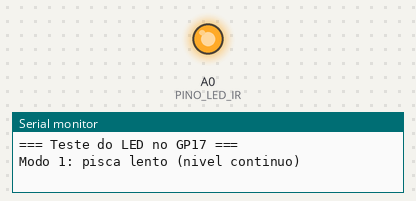
This sketch was run on a simulated ESP8266 (NodeMCU). On the bench: output pins drawn as LEDs (lit = HIGH), the last lines printed to the serial monitor.

Above: at 1.05 s.
At 4.25 s:
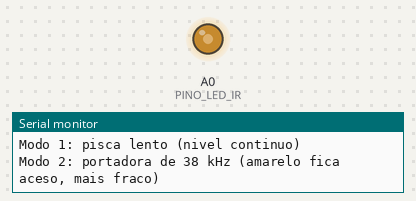
At 7.5 s:
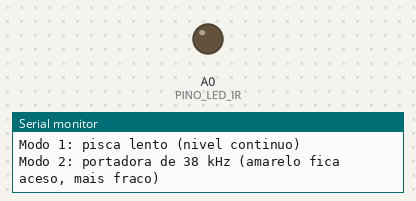
Timing chart, 0 to 9.5 s (numbered marks = the images above):
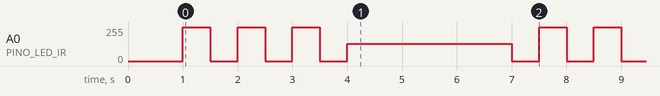

Measured:
- by itself, A0 (PINO_LED_IR): repeats every 6.5 s: 2 × (0/255 0.50 s, 255/255 0.50 s), 0/255 0.50 s, 128/255 3.0 s, 0/255 0.50 s, 255/255 0.50 s

The sketch:

ir_led_blink.ino
```cpp
/*
 * Teste 1 de 2 — BitDogLab (Raspberry Pi Pico W): o LED do GP17
 *
 * Alterna dois modos, 3 segundos cada, para sempre:
 *
 *   1) PISCA LENTO (1 Hz, nível contínuo) — prova a fiação.
 *      LED amarelo de teste: pisca à vista.
 *      LED IR: aponte a CÂMERA DO CELULAR para a ponta; o sensor enxerga
 *      infravermelho e mostra um lampejo branco-arroxeado. A câmera frontal
 *      costuma funcionar melhor (filtro IR mais fraco).
 *
 *   2) PORTADORA 38 kHz — prova que o PWM está configurado certo, que é o
 *      que o controle realmente usa.
 *      LED amarelo: fica ACESO, porém visivelmente mais FRACO que no modo 1
 *      (está piscando 38 mil vezes por segundo, com metade do tempo apagado).
 *      Se ele apagar de vez ou não mudar de brilho nenhum, o PWM não subiu.
 *
 * Placa: Raspberry Pi Pico W  |  Serial Monitor: 115200 baud
 * Ligação: GP17 -> resistor 220R -> anodo (perna longa)
 *          catodo (perna curta) -> GND
 *
 * Nada acendeu? Na ordem: 1) LED invertido (troque as pernas),
 * 2) resistor/jumper mal encaixado, 3) LED queimado na dessoldagem.
 */

const int PINO_LED_IR = 17;

void setup() {
  Serial.begin(115200);
  delay(1000);

  pinMode(PINO_LED_IR, OUTPUT);
  digitalWrite(PINO_LED_IR, LOW);

  analogWriteFreq(38000);
  analogWriteRange(255);

  Serial.println();
  Serial.println("=== Teste do LED no GP17 ===");
}

void loop() {
  Serial.println("Modo 1: pisca lento (nivel continuo)");
  for (int i = 0; i < 3; i++) {
    digitalWrite(PINO_LED_IR, HIGH);
    delay(500);
    digitalWrite(PINO_LED_IR, LOW);
    delay(500);
  }

  Serial.println("Modo 2: portadora de 38 kHz (amarelo fica aceso, mais fraco)");
  analogWrite(PINO_LED_IR, 128);  // 50% de duty
  delay(3000);
  analogWrite(PINO_LED_IR, 0);
  delay(500);
}
```
